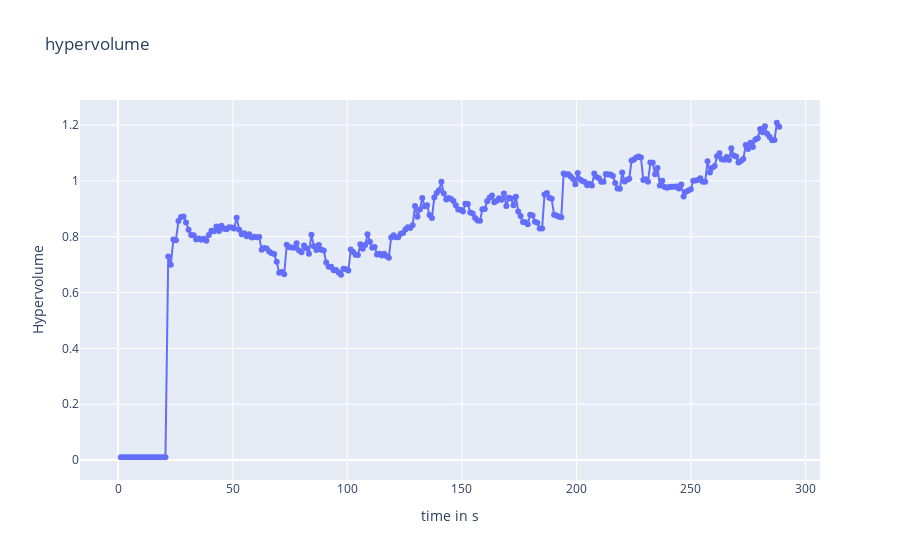
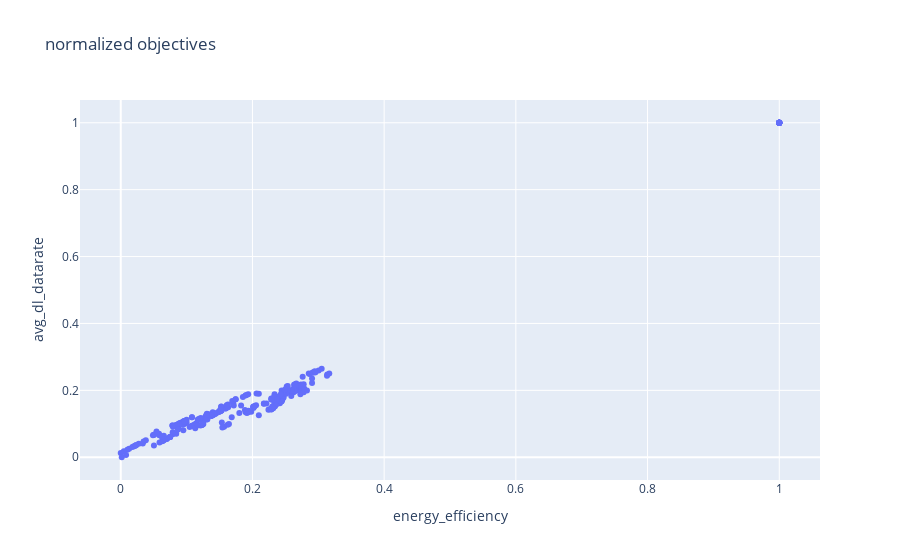
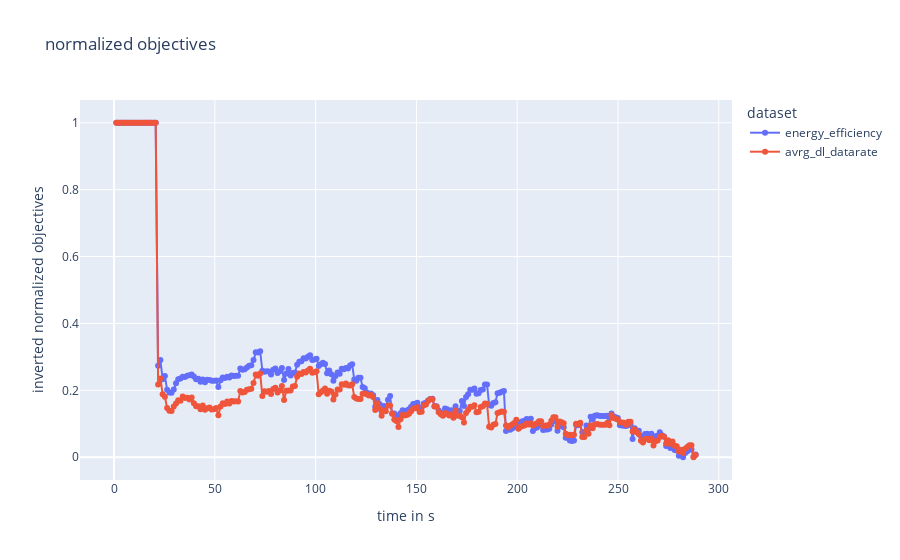

These figures' notebook cell, in order:
### Code cell
network_name = "hetNet"
configuration_name ="algorithm_config_1LIVE"
results_directory = "./datastore/{network_name}/{configuration_name}/".format(network_name=network_name, configuration_name= configuration_name)
objective_np_array = np.array([])
with open(results_directory + "/objectives_result.json", mode="r",encoding="utf-8") as openfile:
    result_dict_object = json.load(openfile)
    objective_np_array = np.array(result_dict_object)
    objective_np_array[:, 1:] *= -1



approx_ideal = objective_np_array[:, 1:].min(axis=0)
approx_nadir  = objective_np_array[:, 1:].max(axis=0)

normalized_solutions_list = np.array((objective_np_array[:, 1:] - approx_ideal) / (approx_nadir - approx_ideal))

hv = Hypervolume(ref_point=np.array([1.1, 1.1]),
                     norm_ref_point=False,
                     zero_to_one=False,
                     ideal=approx_ideal,
                     nadir=approx_nadir)

hv_list = [hv(solution) for solution in normalized_solutions_list]


fig4 = go.Figure()

fig4.update_layout(
    title="hypervolume",
    xaxis_title="time in s",
    yaxis_title="Hypervolume",
    legend_title="dataset")
fig4.add_trace(
        go.Scatter(
            x=objective_np_array[:, 0],
            y=hv_list,
            mode='lines+markers',
        ))
fig5 = go.Figure()

fig5.update_layout(
    title="normalized objectives",
    xaxis_title="energy_efficiency",
    yaxis_title="avg_dl_datarate",
    legend_title="dataset")

fig5.add_trace(
        go.Scatter(
            x=normalized_solutions_list[:, 0],
            y=normalized_solutions_list[:, 1],
            text=[str(elem) for elem in objective_np_array[:,0]],
            mode='markers',
        ))
fig6 = go.Figure()

fig6.update_layout(
    title="normalized objectives",
    xaxis_title="time in s",
    yaxis_title="inverted normalized objectives",
    legend_title="dataset")

fig6.add_trace(
        go.Scatter(
            x=objective_np_array[:, 0],
            y=normalized_solutions_list[:, 0],
            name="energy_efficiency",
            mode='lines+markers',
        ))
fig6.add_trace(
        go.Scatter(
            x=objective_np_array[:, 0],
            y=normalized_solutions_list[:, 1],
            name="avrg_dl_datarate",
            mode='lines+markers',
        ))

fig4.show()
fig5.show()
fig6.show()

### Figure 1 — Plotly figure (JSON) as saved in the notebook; plotly's stock layout.template omitted (floating-point values rounded to 4 significant figures; data arrays with more than 128 entries replaced by an {"elided": "..."} marker saying what was removed)
{"data": [{"mode": "lines+markers", "type": "scatter", "x": {"elided": "273 float values"}, "y": {"elided": "273 float values"}}], "layout": {"legend": {"title": {"text": "dataset"}}, "title": {"text": "hypervolume"}, "xaxis": {"title": {"text": "time in s"}}, "yaxis": {"title": {"text": "Hypervolume"}}}}

### Figure 2 — Plotly figure (JSON) as saved in the notebook; plotly's stock layout.template omitted (floating-point values rounded to 4 significant figures; data arrays with more than 128 entries replaced by an {"elided": "..."} marker saying what was removed)
{"data": [{"mode": "markers", "text": {"elided": "273 str values"}, "type": "scatter", "x": {"elided": "273 float values"}, "y": {"elided": "273 float values"}}], "layout": {"legend": {"title": {"text": "dataset"}}, "title": {"text": "normalized objectives"}, "xaxis": {"title": {"text": "energy_efficiency"}}, "yaxis": {"title": {"text": "avg_dl_datarate"}}}}

### Figure 3 — Plotly figure (JSON) as saved in the notebook; plotly's stock layout.template omitted (floating-point values rounded to 4 significant figures; data arrays with more than 128 entries replaced by an {"elided": "..."} marker saying what was removed)
{"data": [{"mode": "lines+markers", "name": "energy_efficiency", "type": "scatter", "x": {"elided": "273 float values"}, "y": {"elided": "273 float values"}}, {"mode": "lines+markers", "name": "avrg_dl_datarate", "type": "scatter", "x": {"elided": "273 float values"}, "y": {"elided": "273 float values"}}], "layout": {"legend": {"title": {"text": "dataset"}}, "title": {"text": "normalized objectives"}, "xaxis": {"title": {"text": "time in s"}}, "yaxis": {"title": {"text": "inverted normalized objectives"}}}}
